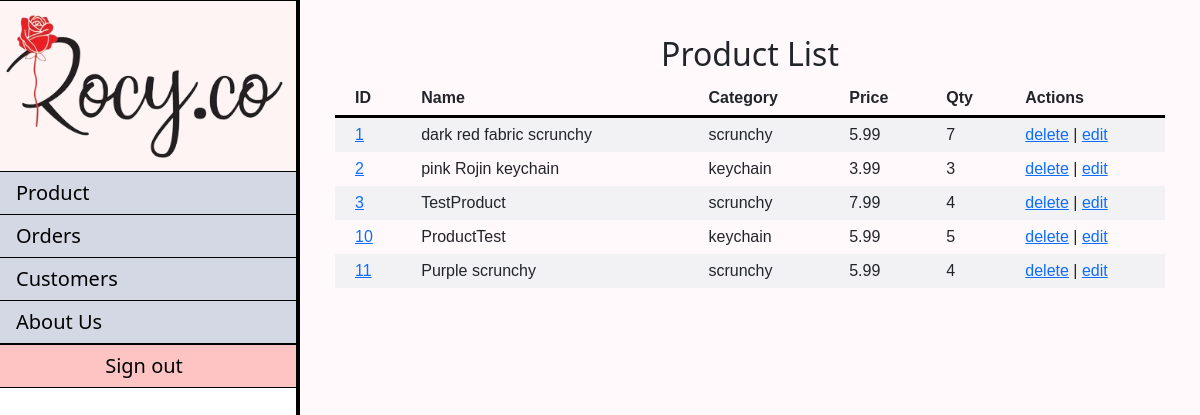
Screenshot of /AdminProduct/index (signed in) with the database file from the repository.
### tables this page shows
CREATE TABLE IF NOT EXISTS `product` (
  `product_id` int(5) NOT NULL AUTO_INCREMENT,
  `category_id` int(2) NOT NULL,
  `product_name` varchar(100) NOT NULL,
  `image` varchar(72) NOT NULL,
  `sellingPrice` float NOT NULL,
  `description` varchar(128) NOT NULL,
  `quantity` int(3) NOT NULL,
  PRIMARY KEY (`product_id`),
  KEY `category_id_product_to_category` (`category_id`)
);

CREATE TABLE IF NOT EXISTS `category` (
  `category_id` int(2) NOT NULL AUTO_INCREMENT,
  `category` varchar(50) NOT NULL,
  PRIMARY KEY (`category_id`)
);

### app/core/Controller.php (called while the page is built, shortened)
<?php
class Controller{
	function view($name, $data = []){
		include('app/views/' . $name . '.php');
	}
}

### app/controllers/AdminProduct.php (called while the page is built, shortened)
<?php
class AdminProduct extends \app\core\Controller{
	#[\app\filters\Login]
	#[\app\filters\Admin]
	public function index(){
		$product = new \app\models\Product();
		$products = $product->getAllOrderByProduct();
		$this->view('AdminProduct/index', $products);
	}
}

### app/core/App.php (called while the page is built, shortened)
<?php
class App{
	function __construct(){
		$request = $this->parseUrl($_GET['url'] ?? '');
		$method = 'index';
		if(file_exists('app/controllers/' . $request[0] . '.php'))
		{
			unset($request[0]);
		}
		$controller = new $controller;
		if(isset($request[1]) && method_exists($controller, $request[1])){
			$method = $request[1];
			unset($request[1]);
		}
		$params = array_values($request);
		call_user_func_array([$controller, $method], $params);
	}
	function parseUrl($url){
		return explode('/', trim($url, '/'));
	}
}

### index.php (called while the page is built, shortened)
<?php
new app\core\App;

### app/models/Product.php (called while the page is built, shortened)
<?php
class Product extends \app\core\Model{
	public function getAllOrderByProduct(){
		$SQL = 'SELECT * FROM product JOIN category ON product.category_id = category.category_id ORDER BY product.product_id';
		$STH = self::$connection->prepare($SQL);
		$STH->execute();
		$STH->setFetchMode(\PDO::FETCH_CLASS, 'app\\models\\Product');
		return $STH->fetchAll();
	}
}

### app/core/Model.php (called while the page is built, shortened)
<?php
class Model{
	public static ?PDO $connection = null;
	public function __construct(){
		if(self::$connection == null){
			$env = \Dotenv\Dotenv::createImmutable(getcwd());
			$host = $_ENV['db_host'];
			$dbname = $_ENV['db_name'];
			$user = $_ENV['db_user'];
			$pass = $_ENV['db_pass'];
			$charset = $_ENV['db_charset'];
			try {
				$options = [
					PDO::ATTR_ERRMODE => PDO::ERRMODE_EXCEPTION,
					PDO::ATTR_DEFAULT_FETCH_MODE => PDO::FETCH_CLASS,
					PDO::ATTR_EMULATE_PREPARES => false
				];
				self::$connection = new PDO("mysql:host=$host;dbname=$dbname;charset=$charset", $user, $pass, $options);
				self::$connection->query("SET NAMES $charset");
			}
			catch(PDOException $e) {
				echo $e->getMessage();
			}
		}
	}
}

### app/views/AdminProduct/index.php (the view, shortened to what this page needs)
<link rel="stylesheet" type="text/css" href="/resources/styles/adminProductList.css">
	<div class="main">
		<h2>Product List</h2>
		<table>
				<tr>
					<th class="attributes">ID</th>
					<th class="attributes">Name</th>
					<th class="attributes">Category</th>
					<th class="attributes">Price</th>
					<th class="attributes">Qty</th>
					<th class="attributes">Actions</th>
				</tr>
				<?php foreach ($data as $product) { ?>
				<tr>
					<td><a href='/AdminProduct/productDetails/<?=$product->product_id?>'><?= htmlentities($product->product_id) ?></a></td>
					<td><?= htmlentities($product->product_name) ?></td>
					<td><?= htmlentities($product->category) ?></td>
					<td><?= htmlentities($product->sellingPrice) ?></td>
					<td><?= htmlentities($product->quantity) ?></td>
					<td>
						<a href='/AdminProduct/delete/<?=$product->product_id?>'><?= _('delete') ?></a> |
						<a href='/AdminProduct/edit/<?=$product->product_id?>'><?= _('edit') ?></a>
					</td>
				</tr>
				<?php
				}
				?>
		</table>
	</div>
</div>
</body>

### resources/styles/adminProductList.css (style rules this page uses)
.main { background-color: #FFF9FB; order: 2; flex-grow: 1; padding: 35px; text-align: center; }
.attributes { border-bottom: 3px solid black; }
table { font-family: arial, sans-serif; border-collapse: collapse; width: 100%; }
td, th { text-align: left; padding: 8px; padding-left: 20px; }
tr:nth-child(even) { background-color: #F2F1F4; }

### resources/styles/default.css (style rules this page uses)
body { margin: 0px; padding: 0px; background-repeat: no-repeat; background: fixed; background: #FFE1EB; background-size: cover; }

### rows the page displays
product: product_id "1", product_name "dark red fabric scrunchy", category.category "scrunchy", sellingPrice "5.99", quantity "7"
product: product_id "2", product_name "pink Rojin keychain", category.category "keychain", sellingPrice "3.99", quantity "3"
product: product_id "3", product_name "TestProduct", category.category "scrunchy", sellingPrice "7.99", quantity "4"
product: product_id "10", product_name "ProductTest", category.category "keychain", sellingPrice "5.99", quantity "5"
product: product_id "11", product_name "Purple scrunchy", category.category "scrunchy", sellingPrice "5.99", quantity "4"
